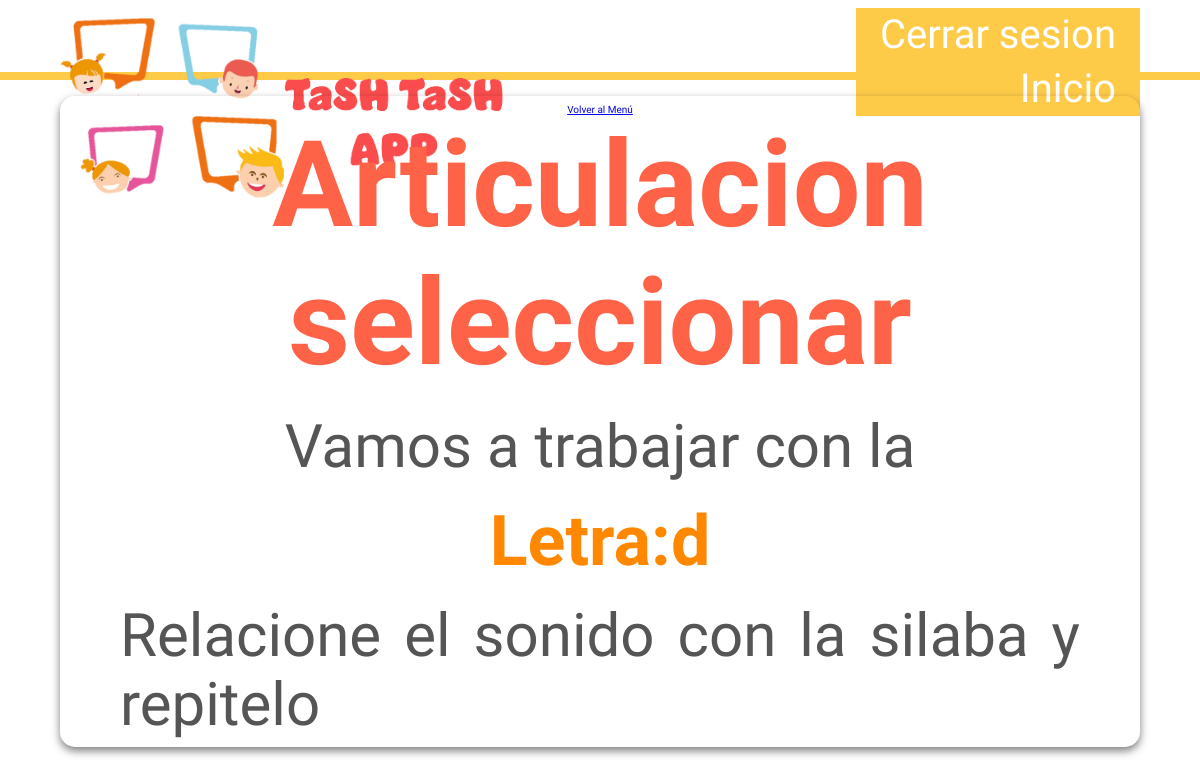
The app's page /articulacion/articulacion_seleccion/d/ (signed in), older data.
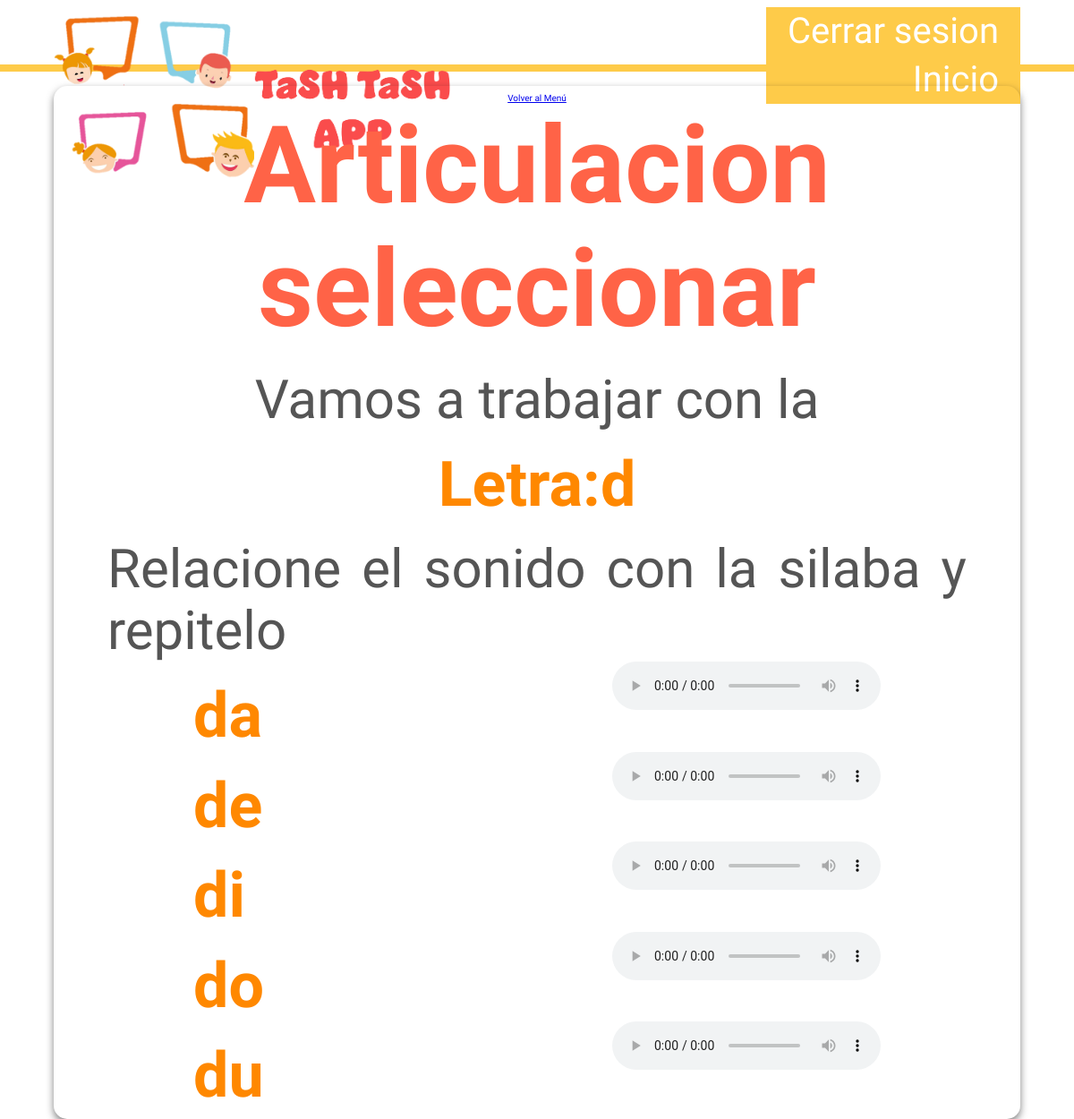
The same page, newer data.
### articulacion/models.py (models this page shows, shortened)
class Articulacion_seleccion_info(models.Model):
    letra_categoria = models.TextField(max_length=100, verbose_name="letra_categoria")
    audio_a = models.FileField(upload_to='audios/', null=False, verbose_name="audio_a")
    audio_e = models.FileField(upload_to='audios/', null=False, verbose_name="audio_e")
    audio_i = models.FileField(upload_to='audios/', null=False, verbose_name="audio_i")
    audio_o = models.FileField(upload_to='audios/', null=False, verbose_name="audio_o")
    audio_u = models.FileField(upload_to='audios/', null=False, verbose_name="audio_u")

### articulacion/views.py (the view)
class Articulacion_seleccion_view(LoginRequiredMixin, ListView): #se crea una clase que hereda de ListView
    model = Articulacion_seleccion_info #traer el nombre de como llamamos a la clase que hicimos en models
    template_name = 'articulacion/articulacion_seleccion.html' #traer el nombre de la plantilla html
    context_object_name = 'instrucciones' #traer el nombre de la variable que se va a usar en la plantilla html
    def get_queryset(self):
        letra = self.kwargs['letra']
        return Articulacion_seleccion_info.objects.filter(letra_categoria=letra)
    def get_context_data(self, **kwargs):
        context = super().get_context_data(**kwargs)
        context['letra'] = self.kwargs['letra']
        return context

### articulacion/templates/articulacion/articulacion_seleccion.html (shortened to what this page needs)
{% extends "base.html" %}
{% load static %}
{% block extra_styles %}
    <link rel="stylesheet" href="{% static 'css/style_art_seleccion.css' %}">
{% endblock extra_styles %}
{% block content %}
<div class="content" >
    <a href="{% url 'menu_articulacion_seleccion' %}">Volver al Menú</a>
    <h2>Articulacion seleccionar</h2>
    <p> Vamos a trabajar con la </p>
    <h3>Letra:{{letra}}</h3>
    <p>Relacione el sonido con la silaba y repitelo</p>
    <ul>
    {% for instruccion in instrucciones  %}
        <li>
            <h3>{{letra}}a</h3>
            <audio controls>
                <source src="{{instruccion.audio_a.url}}" type="audio/mp3" >
            </audio>
        </li>
        <li>
            <h3>{{letra}}e</h3>
            <audio controls>
                <source src="{{ instruccion.audio_e.url }}" type="audio/mp3" >
            </audio>
        </li>
        <li>
            <h3>{{letra}}i</h3>
            <audio controls>
                <source src="{{ instruccion.audio_i.url }}" type="audio/mp3" >
            </audio>
        </li>
        <li>
            <h3>{{letra}}o</h3>
            <audio controls>
                <source src="{{ instruccion.audio_o.url }}" type="audio/mp3" >
            </audio>
        </li>
        <li>
            <h3>{{letra}}u</h3>
            <audio controls>
                <source src="{{ instruccion.audio_u.url }}" type="audio/mp3" >
            </audio>
        </li>
    {% endfor %}
    </ul>
</div>
{% endblock content %}

Row changes from the older to the newer data that the page shows:
added Articulacion_seleccion_info: letra_categoria "d"
